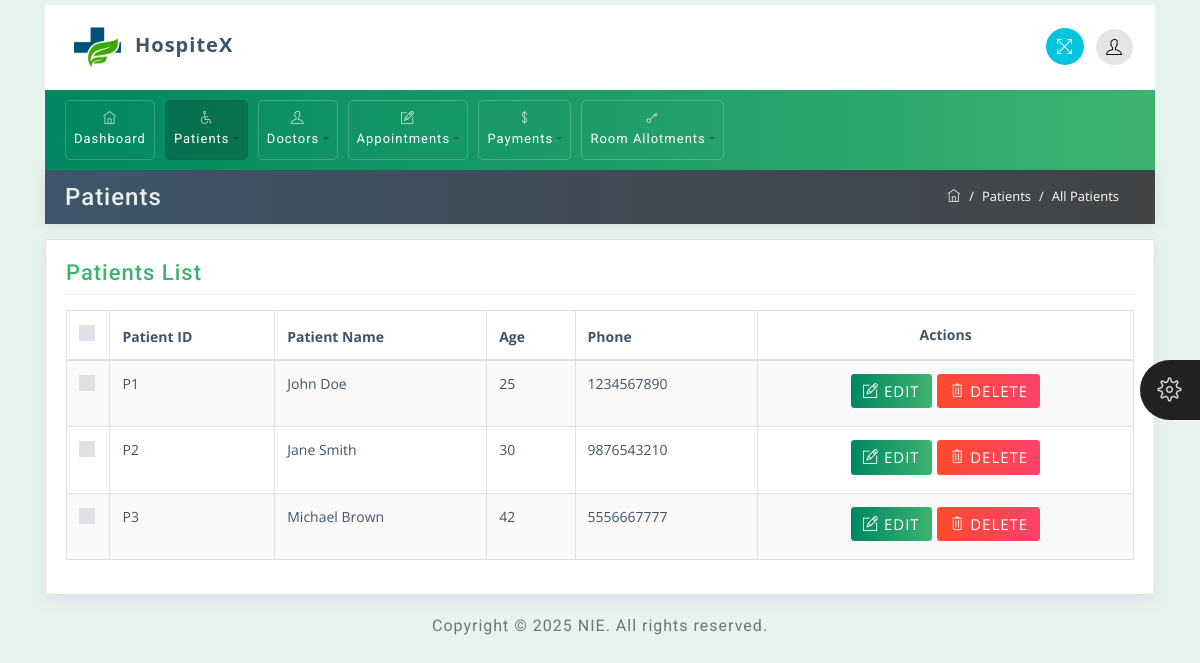
/all-patients/ (signed in), run on an earlier commit of the app's database.
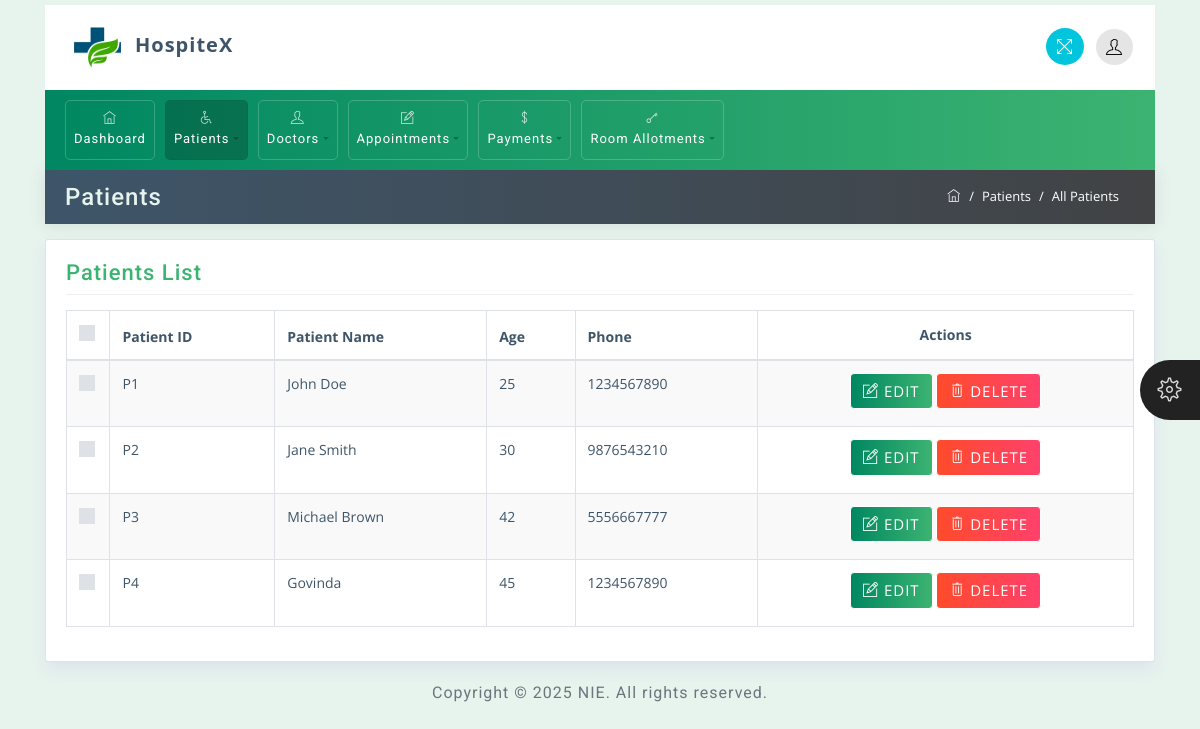
And on a later commit of the database.
### app/models.py (models this page shows, shortened)
class Patient(models.Model):
    name = models.CharField(max_length=100)
    date_of_birth = models.DateField()
    age = models.PositiveIntegerField()
    phone = models.CharField(max_length=15)
    email = models.EmailField()
    gender = models.CharField(max_length=10, choices=[('Male', 'Male'), ('Female', 'Female')])
    address = models.TextField()
    file = models.FileField(upload_to='patients/')

### app/views.py (the view)
# urls.py: path('all-patients/',views.all_patients,name='all-patients'),
@login_required
def all_patients(request):
    patients = Patient.objects.all()
    return render(request, 'patients.html', {'patients': patients,'active_page': 'patients'})

### app/templates/patients.html (shortened to what this page needs)
<!DOCTYPE html>
<html>
{% load static %}
<head>
    <link rel="stylesheet" href="{% static 'css/bootstrap.min.css' %}">
    <link rel="stylesheet" href="{% static 'css/themify-icons.css' %}">
    <link rel="stylesheet" href="{% static 'css/animate.css' %}">
    <link rel="stylesheet" href="{% static 'css/styles.css' %}">
    <link rel="stylesheet" href="{% static 'css/green.css' %}" id="style_theme">
    <link rel="stylesheet" href="{% static 'css/responsive.css' %}">
    <link rel="stylesheet" href="{% static 'charts/css/morris.css' %}">
    <link rel="stylesheet" href="{% static 'css/jquery-jvectormap.css' %}">
    <link rel="stylesheet" href="{% static 'datatable/dataTables.bootstrap4.min.css' %}">
</head>
<body>
    <div class="theme-settings" id="switcher">
        <span class="theme-click">
            <span class="ti-settings"></span>
        </span>
    </div>
    <div class="wrapper">
        <div id="content">
            <div class="container top-brand">
                <nav class="navbar navbar-default">
                    <div class="navbar-header">
                        <div class="sidebar-header"> <a href="{% url 'index' %}"><img src="{% static 'images/logo4.png' %}" class="logo" alt="logo" width="75" height="65"><span style="font-size: 20px; font-weight: bold; font-family:'Segoe UI', Tahoma, Geneva, Verdana, sans-serif;">HospiteX</span></a></div>
                    </div>
                    <ul class="nav justify-content-end">
                        <li class="nav-item">
                            <a class="nav-link">
                                <span title="Fullscreen" class="ti-fullscreen fullscreen"></span>
                            </a>
                        </li>
                        <li class="nav-item">
                            <a class="nav-link dropdown-toggle" data-toggle="dropdown" href="#" role="button" aria-haspopup="true" aria-expanded="false">
                                <span class="ti-user"></span>
                            </a>
                        </li>
                    </ul>
                </nav>
            </div>
            <div class="container menu-nav">
                {% include 'nav.html' %}
            </div>
            <div class="container mt-0">
                <div class="row breadcrumb-bar">
                    <div class="col-md-6">
                        <h3 class="block-title">Patients</h3>
                    </div>
                    <div class="col-md-6">
                        <ol class="breadcrumb">
                            <li class="breadcrumb-item">
                                <a href="{%url 'index'%}">
                                    <span class="ti-home"></span>
                                </a>
                            </li>
                            <li class="breadcrumb-item">Patients</li>
                            <li class="breadcrumb-item active">All Patients</li>
                        </ol>
                    </div>
                </div>
            </div>
            <div class="container">
                <div class="row">
                    <div class="col-md-12">
                        <div class="widget-area-2 proclinic-box-shadow">
                            <h3 class="widget-title">Patients List</h3>
                            <div class="table-responsive mb-3">
                                <table id="tableId" class="table table-bordered table-striped">
                                    <thead>
                                        <tr>
                                            <th class="no-sort">
                                                <div class="custom-control custom-checkbox">
                                                </div>
                                            </th>
                                            <th>Patient ID</th>
                                            <th>Patient Name</th>
                                            <th>Age</th>
                                            <th>Phone</th>
											<th  class="text-center align-middle">Actions</th>
                                        </tr>
                                    </thead>
									<tbody>
										{% for patient in patients %}
										<tr data-patient-id="{{ patient.id }}">
											<td>
												<div class="custom-control custom-checkbox">
												</div>
											</td>
											<td>P{{ patient.id }}</td>
											<td>{{ patient.name }}</td>
											<td>{{ patient.age }}</td>
											<td>{{ patient.phone }}</td>
											<td  class="text-center align-middle">
												<button type="button" class="btn btn-primary edit-btn" data-id="{{ patient.id }}">
													<span class="ti-pencil-alt"></span> EDIT
												</button>
												<button type="button" class="btn btn-danger delete-btn" data-id="{{ patient.id }}">
													<span class="ti-trash"></span> DELETE
												</button>
											</td>
										</tr>
										{% endfor %}
									</tbody>
                                </table>
							</div>
                        </div>
                    </div>
                </div>
            </div>
            <div class="container">
                <div class="d-sm-flex justify-content-center">
                    <span class="text-muted text-center d-block d-sm-inline-block">Copyright © 2025 NIE. All rights reserved.</span>
                </div>
            </div>
        </div>
    </div>
</body>
</html>

### app/templates/nav.html (shortened to what this page needs)
<nav class="navbar navbar-expand-lg proclinic-bg text-white">
    <div class="collapse navbar-collapse" id="navbarSupportedContent">
        <ul class="navbar-nav mr-auto">
            <li class="nav-item dropdown {% if active_page == 'dashboard' %}active{% endif %}">
                <a class="nav-link" href="{% url 'index' %}"><span class="ti-home"></span> Dashboard</a>
            </li>
            <li class="nav-item dropdown  {% if active_page == 'patients' %}active{% endif %}">
                <a class="nav-link dropdown-toggle" data-toggle="dropdown" href="#" role="button" aria-haspopup="true"
                 aria-expanded="false"><span class="ti-wheelchair"></span> Patients</a>
            </li>
            <li class="nav-item dropdown {% if active_page == 'doctors' %}active{% endif %}">
                <a class="nav-link dropdown-toggle" data-toggle="dropdown" href="#" role="button" aria-haspopup="true"
                 aria-expanded="false"><span class="ti-user"></span> Doctors</a>
            </li>
            <li class="nav-item dropdown {% if active_page == 'appointments' %}active{% endif %}">
                <a class="nav-link dropdown-toggle" data-toggle="dropdown" href="#" role="button" aria-haspopup="true"
                 aria-expanded="false"><span class="ti-pencil-alt"></span> Appointments</a>
            </li>
            <li class="nav-item dropdown {% if active_page == 'payments' %}active{% endif %}">
                <a class="nav-link dropdown-toggle" data-toggle="dropdown" href="#" role="button" aria-haspopup="true"
                 aria-expanded="false"><span class="ti-money"></span> Payments</a>
            </li>
            <li class="nav-item dropdown {% if active_page == 'rooms' %}active{% endif %}">
                <a class="nav-link dropdown-toggle" data-toggle="dropdown" href="#" role="button" aria-haspopup="true"
                 aria-expanded="false"><span class="ti-key"></span> Room Allotments</a>
            </li>
        </ul>
    </div>
</nav>

### app/static/app/css/styles.css (style rules this page uses)
body { font-family: 'Open Sans', sans-serif; background-color: #E7F3ED; color: #3e5569; }
h1, h2, h3, h4, h5, h6, span, .menu-nav { font-family: 'Roboto', sans-serif; letter-spacing: 1px; }
a, a:hover, a:focus { color: inherit; text-decoration: none; transition: all 0.3s; }
.navbar { padding: 10px 15px; background: #fff; border: none; border-radius: 0; }
.breadcrumb { border-radius: 0; margin-bottom: 0; float: right; border-radius: 20px; background-color: transparent; }
.breadcrumb-bar { background: #3e5569; background: -webkit-linear-gradient(to left, #414345, #3e5569); background: linear-gradient(to left, #414345, #3e5569); margin-left: 0px !important; margin-right: 0px !important; padding: 5px 20px; -webkit-box-shadow: 0px 1px 15px 1px rgba(69,65,78,0.1); box-shadow: 0px 1px 15px 1px rgba(69,65,78,0.1); color: #fff; border: 0px solid; }
.breadcrumb-item { color: #ffffff; font-size: 13px; }
.breadcrumb-item.active { color: #ffffff; font-size: 13px; }
.breadcrumb-item+.breadcrumb-item::before { color: #ffffff; }
.breadcrumb-bar div[class*="col-"] { padding-right: 0px; padding-left: 0px; }
.table td, .table th { padding: .75rem; }
#content { padding-top: 5px; padding-bottom: 15px; transition: all 0.3s; width: 100%; }
.text-muted { color: #6c757d!important; padding-top: 20px; }
.proclinic-box-shadow { border-radius: 0; border: 0; -webkit-box-shadow: 0 0 0 1px #dce3ec, 0 8px 16px 0 #dce3ec; box-shadow: 0 0 0 1px #dce3ec, 0 8px 16px 0 #dce3ec; background: #fff; margin-top: 20px; }
div[class*="col-"] { padding-right: 6px; padding-left: 6px; }
.table-striped tbody tr:nth-of-type(odd) { background-color: rgba(61,79,90,.03); }
.table .custom-control.custom-checkbox { padding-left: 0; }
table.table tbody td, table.table thead th { font-size: 14px; }
#switcher { position: fixed; bottom: 45%; right: -130px; width: 130px; background-color: #404040; color: #ffffff; z-index: 9999; font-size: 15px; padding-bottom: 20px; -webkit-transition: all 0.6s ease; transition: all 0.6s ease; height: 80px; }
#switcher .theme-click { display: block; position: absolute; padding: 8px; width: 60px; height: 60px; line-height: 48px; color: #ffffff; font-size: 24px; background-color: #222; text-align: center; left: -60px; top: 0; cursor: pointer; z-index: 2; border-radius: 30px 0 0 30px; }
#switcher .theme-click .ti-settings { color: #ddd; }
.menu-nav .navbar-nav .nav-item { font-size: 13px; padding: 2px 0px; border: 1px solid rgba(255,255,255,.2); margin: 0 5px; border-radius: 5px; }
.menu-nav .navbar-nav .nav-item.active { border: 1px solid rgba(0,0,0,.05) }
.menu-nav .dropdown-toggle::after { color: rgba(0,0,0,.3); }
li.nav-item.active { background: rgba(0,0,0,.2); border-radius: 5px; }
.menu-nav [class^="ti-"], .menu-nav [class*=" ti-"] { color: rgba(255,255,255,.8); }
.navbar-default .dropdown-toggle::after { display: none; }
.navbar-default .ti-announcement, .navbar-default .ti-user, .navbar-default .ti-search { padding: 10px; border-radius: 50%; color: #000; }
.navbar-default .ti-user, .navbar-default .ti-announcement, .navbar-default .ti-search { background: rgba(0,0,0,.1); }
.top-brand .nav-link { padding: 6px; cursor: pointer; }
.navbar .nav .nav-item:last-child .nav-link { padding-right: 7px; }
.fullscreen { padding: 10px; font-size: 17px; cursor: pointer; background: #00c5dc; color: #fff; border-radius: 50%; margin-left: 10px; }
h3.block-title { background: transparent; margin: 4px auto; color: #E7F3ED; }
.widget-area-2 { background: #fff; margin-top: 1rem; padding: 20px; padding-bottom: 2px; border-radius: 2px; }
.widget-title { font-size: 22px; padding-bottom: .5rem; margin-bottom: 15px; border-bottom: 1px solid #eeeeee; }
.btn { margin-bottom: 5px; font-size: 15px; letter-spacing: 1px; }
.btn-danger { background: #FF416C; background: -webkit-linear-gradient(to right, #FF4B2B, #FF416C); background: linear-gradient(to right, #FF4B2B, #FF416C); border-color: #fff; }
.block-title { -ms-flex: 1 1 auto; flex: 1 1 auto; min-height: 1.75rem; font-size: 1.5rem; line-height: 1.5; }

### app/static/app/css/green.css (style rules this page uses)
.proclinic-bg { background: #3CB371; background: -webkit-linear-gradient(to right, #008761, #3CB371); background: linear-gradient(to right, #008761, #3CB371); }
.btn-primary { background: #3CB371; background: -webkit-linear-gradient(to right, #008761, #3CB371); background: linear-gradient(to right, #008761, #3CB371); border-color: #ffffff; }
.widget-title { color: #3CB371; }

What changed in the data, as far as the page shows it:
added Patient: id "4", name "Govinda", age "45", phone "1234567890"
